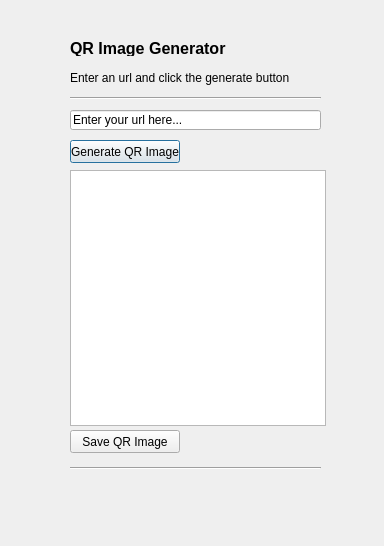
<?xml version="1.0" encoding="UTF-8"?>
<ui version="4.0">
 <class>Dialog</class>
 <widget class="QDialog" name="Dialog">
  <property name="geometry">
   <rect>
    <x>0</x>
    <y>0</y>
    <width>384</width>
    <height>546</height>
   </rect>
  </property>
  <property name="windowTitle">
   <string>QR Image Generator</string>
  </property>
  <widget class="QGraphicsView" name="graphicsView">
   <property name="geometry">
    <rect>
     <x>70</x>
     <y>170</y>
     <width>256</width>
     <height>256</height>
    </rect>
   </property>
  </widget>
  <widget class="QPushButton" name="pushGenerate">
   <property name="geometry">
    <rect>
     <x>70</x>
     <y>140</y>
     <width>110</width>
     <height>23</height>
    </rect>
   </property>
   <property name="text">
    <string>Generate QR Image</string>
   </property>
  </widget>
  <widget class="QPushButton" name="pushSave">
   <property name="geometry">
    <rect>
     <x>70</x>
     <y>430</y>
     <width>110</width>
     <height>23</height>
    </rect>
   </property>
   <property name="text">
    <string>Save QR Image</string>
   </property>
  </widget>
  <widget class="QLineEdit" name="lineEdit">
   <property name="geometry">
    <rect>
     <x>70</x>
     <y>110</y>
     <width>251</width>
     <height>20</height>
    </rect>
   </property>
   <property name="inputMask">
    <string/>
   </property>
   <property name="text">
    <string>Enter your url here...</string>
   </property>
  </widget>
  <widget class="Line" name="line">
   <property name="geometry">
    <rect>
     <x>70</x>
     <y>460</y>
     <width>251</width>
     <height>16</height>
    </rect>
   </property>
   <property name="orientation">
    <enum>Qt::Horizontal</enum>
   </property>
  </widget>
  <widget class="Line" name="line_2">
   <property name="geometry">
    <rect>
     <x>70</x>
     <y>90</y>
     <width>251</width>
     <height>16</height>
    </rect>
   </property>
   <property name="orientation">
    <enum>Qt::Horizontal</enum>
   </property>
  </widget>
  <widget class="QLabel" name="label">
   <property name="geometry">
    <rect>
     <x>70</x>
     <y>70</y>
     <width>251</width>
     <height>16</height>
    </rect>
   </property>
   <property name="text">
    <string>Enter an url and click the generate button</string>
   </property>
  </widget>
  <widget class="QLabel" name="label_2">
   <property name="geometry">
    <rect>
     <x>70</x>
     <y>40</y>
     <width>251</width>
     <height>16</height>
    </rect>
   </property>
   <property name="font">
    <font>
     <pointsize>12</pointsize>
     <weight>75</weight>
     <bold>true</bold>
    </font>
   </property>
   <property name="text">
    <string>QR Image Generator</string>
   </property>
  </widget>
 </widget>
 <resources/>
 <connections/>
</ui>
